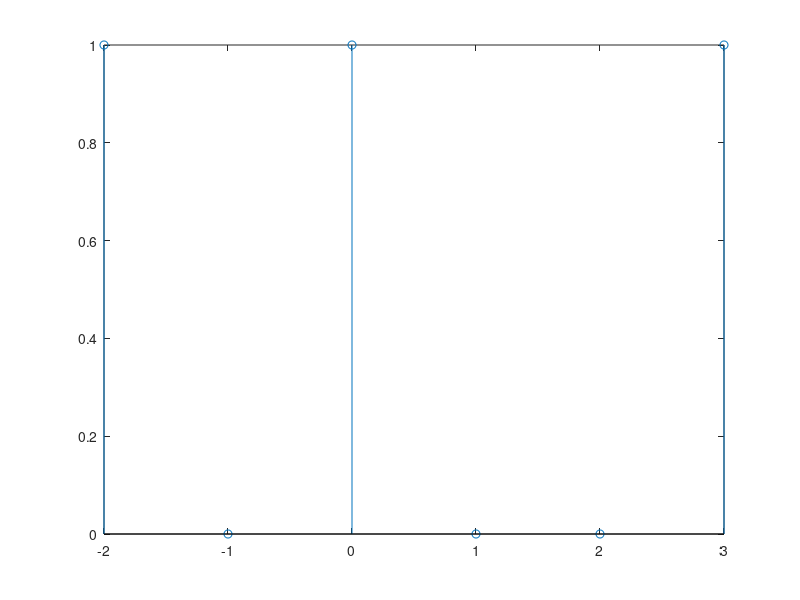

Reproduce this figure in MATLAB.
%% ödev 2
clc; clear all; close all;

% x[n]=δ[n+2]+δ[n]+δ[n-3] işaretini 
% MATLAB'te arrayin uzunluğu 
%6 yı geçmeyecek şekilde oluşturun. 
% Daha sonra çizdirin.

%%

n=-2:3;
x=[1 0 1 0 0 1];
stem(n,x);

